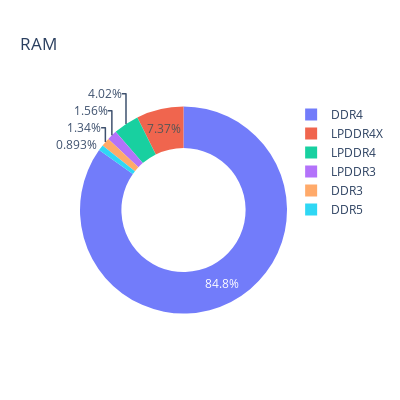

The cell this chart's notebook holds for it:
### Code cell
fig = px.pie(values=df['ram_type'].value_counts().values.tolist(), names=df['ram_type'].value_counts().index.tolist(),opacity=0.9,hover_name=df['ram_type'].value_counts().index.tolist(),hole= 0.6,title='RAM',height=400,width=400)
fig.show()

### Figure 1 — Plotly figure (JSON) as saved in the notebook; plotly's stock layout.template omitted (floating-point values rounded to 4 significant figures)
{"data": [{"domain": {"x": [0, 1], "y": [0, 1]}, "hole": 0.6, "hovertemplate": "<b>%{hovertext}</b><br><br>label=%{label}<br>value=%{value}<extra></extra>", "hovertext": ["DDR4", "LPDDR4X", "LPDDR4", "LPDDR3", "DDR3", "DDR5"], "labels": ["DDR4", "LPDDR4X", "LPDDR4", "LPDDR3", "DDR3", "DDR5"], "legendgroup": "", "name": "", "opacity": 0.9, "showlegend": true, "type": "pie", "values": [760, 66, 36, 14, 12, 8]}], "layout": {"height": 400, "legend": {"tracegroupgap": 0}, "title": {"text": "RAM"}, "width": 400}}
